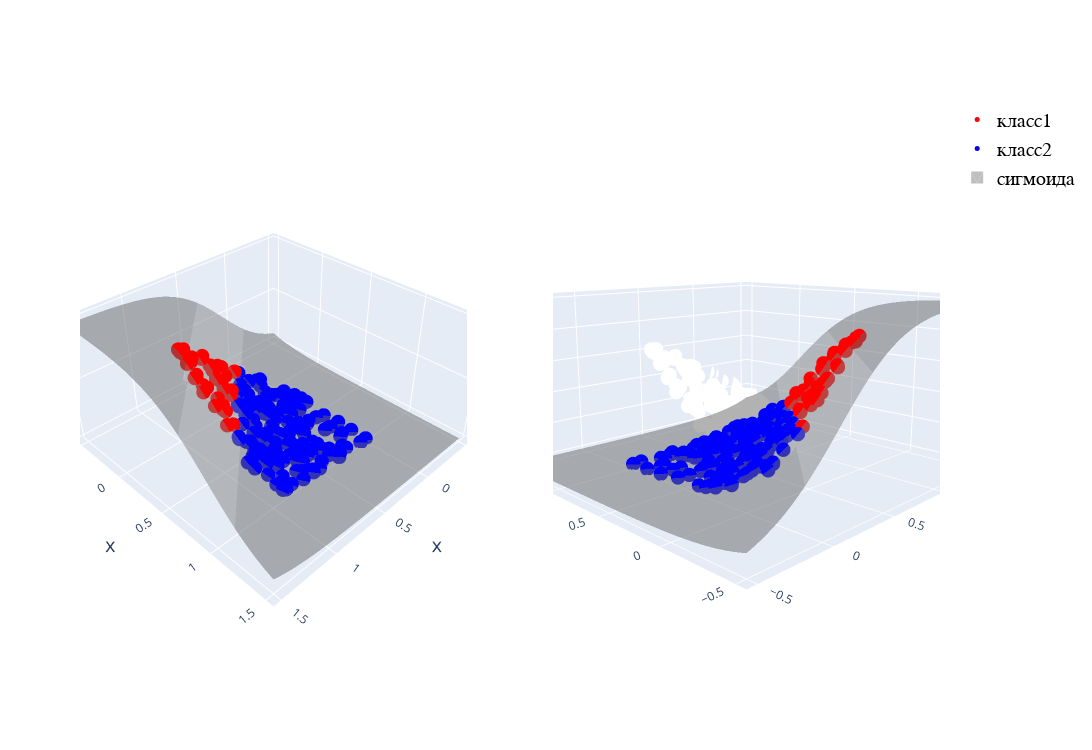

Write notebook code for a chart like this one.
### Markdown cell above
## Нанесем двумерную сигмоиду

### Code cell
from plotly.subplots import make_subplots

x1 = np.linspace(-0.5, 1.5, 50)
x2 = np.linspace(-0.5, 1.5, 50)

x1, x2 = np.meshgrid(x1,x2)
pp = sim_fun(x1*model.coef_[0,0] + x2*model.coef_[0,1] + model.intercept_[0])

i_ind, j_ind, k_ind = visualisations.get_meshtraces(x1)

fig = make_subplots(
    rows=1, cols=2,
    specs=[[{"type": "mesh3d"}, {"type": "mesh3d"}]]
)

fig.append_trace(
    go.Scatter3d(
        x = X1[Y].flatten(),
        y = X2[Y].flatten(),
        z = model.predict_proba(X[Y, :])[:,1].flatten(),
        marker = {'size':5, 'color':'red'},
        name = 'класс1',
        mode = 'markers'
    ),
    row = 1,col = 1
)

fig.append_trace(
    go.Scatter3d(
        x = X1[np.invert(Y)].flatten(),
        y = X2[np.invert(Y)].flatten(),
        z = model.predict_proba(X[np.invert(Y), :])[:,1].flatten(),
        marker = {'size':5, 'color':'#0000ff'},
        name = 'класс2',
        mode = 'markers',
    ),
    row = 1,col = 1
)

fig.append_trace(
    go.Mesh3d(    
        x=x1.ravel(),
        y=x2.ravel(),
        z=pp.ravel(),
        opacity=0.5, color='gray',
        colorbar_thickness=25, 
        flatshading=True,
        showlegend = True,
        name = 'сигмоида',
        i = i_ind, j = j_ind, k = k_ind
    ),
    row = 1,col = 1
)


fig.append_trace(
    go.Scatter3d(
        x = X1[Y].flatten(),
        y = X2[Y].flatten(),
        z = model.predict_proba(X[Y, :])[:,1].flatten(),
        marker = {'size':5, 'color':'red'},
        mode = 'markers',
        showlegend = False
    ),
    row = 1,col = 2
)

fig.append_trace(
    go.Scatter3d(
        x = X1[np.invert(Y)].flatten(),
        y = X2[np.invert(Y)].flatten(),
        z = model.predict_proba(X[np.invert(Y), :])[:,1].flatten(),
        marker = {'size':5, 'color':'#0000ff'},
        mode = 'markers',
        showlegend = False
    ),
    row = 1,col = 2
)

fig.append_trace(
    go.Mesh3d(    
        x=x1.ravel(),
        y=x2.ravel(),
        z=pp.ravel(),
        opacity=0.5, color='gray',
        colorbar_thickness=25, 
        flatshading=True,
        i = i_ind, j = j_ind, k = k_ind
    ),
    row = 1,col = 2
)


fig.update_layout(
    height=750, width=1500
)

fig.layout.scene1.camera.eye=dict(x=1.7, y=1.7, z=1.7) 
fig.layout.scene2.camera.eye=dict(x=-1.7, y=-1.7, z=0.5) 

fig.layout.scene1.xaxis=dict(title_text = "x", titlefont = {'size':20}) 
fig.layout.scene2.xaxis=dict(title_text = "x", titlefont = {'size':20})
fig.layout.scene1.yaxis=dict(title_text = "x", titlefont = {'size':20}) 
fig.layout.scene2.yaxis=dict(title_text = "x", titlefont = {'size':20})
fig.layout.scene1.zaxis=dict(title_text = "p", titlefont = {'size':20}) 
fig.layout.scene2.zaxis=dict(title_text = "p", titlefont = {'size':20})

fig.update_layout(    
    legend=dict(
        font=dict(
            family="Courier",
            size=20,
            color="black",
        )
    )
)

fig.show()
fig.write_image('pictures/scatter3d_with_sigmoid.png')

### Figure 1 — Plotly figure (JSON) as saved in the notebook; plotly's stock layout.template omitted (floating-point values rounded to 4 significant figures; data arrays with more than 128 entries replaced by an {"elided": "..."} marker saying what was removed)
{"data": [{"marker": {"color": "red", "size": 5}, "mode": "markers", "name": "класс1", "scene": "scene", "type": "scatter3d", "x": [0.8688, 0.8603, 0.9559, 0.9658, 0.6046, 0.9491, 0.9272, 0.9415, 0.7251, 0.7254, 0.7801, 0.7207, 0.8733, 0.6362, 0.4372, 0.9649, 0.6766, 0.7456, 0.7491, 0.8771, 0.8864, 0.926, 0.9691, 0.6281, 0.9567, 0.9955, 0.7196, 0.7023, 0.5864, 0.9502, 0.8864, 0.936, 0.915, 0.977, 0.9541, 0.995, 0.9016], "y": [0.3885, 0.3537, 0.1963, 0.02415, 0.08691, 0.1003, 0.1046, 0.05885, 0.06265, 0.09234, 0.03829, 0.2027, 0.3123, 0.1905, 0.003038, 0.04409, 0.2304, 0.1517, 0.01097, 0.4722, 0.3804, 0.2655, 0.2116, 0.03069, 0.3821, 0.3134, 0.07328, 0.1526, 0.02437, 0.4939, 0.06278, 0.2691, 0.01292, 0.1295, 0.2594, 0.2273, 0.07823], "z": [0.3994, 0.4236, 0.6614, 0.7968, 0.4275, 0.733, 0.7124, 0.7574, 0.5681, 0.5403, 0.6418, 0.4307, 0.4753, 0.3626, 0.3478, 0.7836, 0.3641, 0.5035, 0.6377, 0.3329, 0.4237, 0.5714, 0.6598, 0.5038, 0.4905, 0.5932, 0.5528, 0.4602, 0.4689, 0.3796, 0.7124, 0.5775, 0.7702, 0.7326, 0.6037, 0.6691, 0.7125]}, {"marker": {"color": "#0000ff", "size": 5}, "mode": "markers", "name": "класс2", "scene": "scene", "type": "scatter3d", "x": {"elided": "163 float values"}, "y": {"elided": "163 float values"}, "z": {"elided": "163 float values"}}, {"color": "gray", "colorbar": {"thickness": 25}, "flatshading": true, "i": {"elided": "4802 int values"}, "j": {"elided": "4802 int values"}, "k": {"elided": "4802 int values"}, "name": "сигмоида", "opacity": 0.5, "scene": "scene", "showlegend": true, "type": "mesh3d", "x": {"elided": "2500 float values"}, "y": {"elided": "2500 float values"}, "z": {"elided": "2500 float values"}}, {"marker": {"color": "red", "size": 5}, "mode": "markers", "scene": "scene2", "showlegend": false, "type": "scatter3d", "x": [0.8688, 0.8603, 0.9559, 0.9658, 0.6046, 0.9491, 0.9272, 0.9415, 0.7251, 0.7254, 0.7801, 0.7207, 0.8733, 0.6362, 0.4372, 0.9649, 0.6766, 0.7456, 0.7491, 0.8771, 0.8864, 0.926, 0.9691, 0.6281, 0.9567, 0.9955, 0.7196, 0.7023, 0.5864, 0.9502, 0.8864, 0.936, 0.915, 0.977, 0.9541, 0.995, 0.9016], "y": [0.3885, 0.3537, 0.1963, 0.02415, 0.08691, 0.1003, 0.1046, 0.05885, 0.06265, 0.09234, 0.03829, 0.2027, 0.3123, 0.1905, 0.003038, 0.04409, 0.2304, 0.1517, 0.01097, 0.4722, 0.3804, 0.2655, 0.2116, 0.03069, 0.3821, 0.3134, 0.07328, 0.1526, 0.02437, 0.4939, 0.06278, 0.2691, 0.01292, 0.1295, 0.2594, 0.2273, 0.07823], "z": [0.3994, 0.4236, 0.6614, 0.7968, 0.4275, 0.733, 0.7124, 0.7574, 0.5681, 0.5403, 0.6418, 0.4307, 0.4753, 0.3626, 0.3478, 0.7836, 0.3641, 0.5035, 0.6377, 0.3329, 0.4237, 0.5714, 0.6598, 0.5038, 0.4905, 0.5932, 0.5528, 0.4602, 0.4689, 0.3796, 0.7124, 0.5775, 0.7702, 0.7326, 0.6037, 0.6691, 0.7125]}, {"marker": {"color": "#0000ff", "size": 5}, "mode": "markers", "scene": "scene2", "showlegend": false, "type": "scatter3d", "x": {"elided": "163 float values"}, "y": {"elided": "163 float values"}, "z": {"elided": "163 float values"}}, {"color": "gray", "colorbar": {"thickness": 25}, "flatshading": true, "i": {"elided": "4802 int values"}, "j": {"elided": "4802 int values"}, "k": {"elided": "4802 int values"}, "opacity": 0.5, "scene": "scene2", "type": "mesh3d", "x": {"elided": "2500 float values"}, "y": {"elided": "2500 float values"}, "z": {"elided": "2500 float values"}}], "layout": {"height": 750, "legend": {"font": {"color": "black", "family": "Courier", "size": 20}}, "scene": {"camera": {"eye": {"x": 1.7, "y": 1.7, "z": 1.7}}, "domain": {"x": [0, 0.45], "y": [0, 1]}, "xaxis": {"title": {"font": {"size": 20}, "text": "x"}}, "yaxis": {"title": {"font": {"size": 20}, "text": "x"}}, "zaxis": {"title": {"font": {"size": 20}, "text": "p"}}}, "scene2": {"camera": {"eye": {"x": -1.7, "y": -1.7, "z": 0.5}}, "domain": {"x": [0.55, 1], "y": [0, 1]}, "xaxis": {"title": {"font": {"size": 20}, "text": "x"}}, "yaxis": {"title": {"font": {"size": 20}, "text": "x"}}, "zaxis": {"title": {"font": {"size": 20}, "text": "p"}}}, "width": 1500}}
